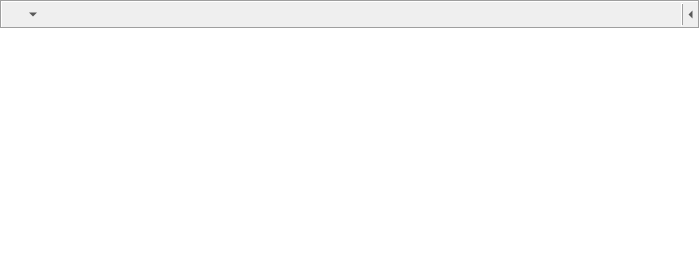
<?xml version="1.0" encoding="UTF-8"?>
<ui version="4.0">
 <class>MultiView</class>
 <widget class="QWidget" name="MultiView">
  <property name="geometry">
   <rect>
    <x>0</x>
    <y>0</y>
    <width>700</width>
    <height>264</height>
   </rect>
  </property>
  <property name="windowTitle">
   <string>Cats</string>
  </property>
  <layout class="QVBoxLayout" name="verticalLayout_2">
   <property name="spacing">
    <number>2</number>
   </property>
   <property name="leftMargin">
    <number>0</number>
   </property>
   <property name="topMargin">
    <number>0</number>
   </property>
   <property name="rightMargin">
    <number>0</number>
   </property>
   <property name="bottomMargin">
    <number>0</number>
   </property>
   <item>
    <widget class="QSplitter" name="splitter">
     <property name="styleSheet">
      <string notr="true">QSplitter::handle {
    background-color: qlineargradient(spread:pad, x1:0, y1:0, x2:1, y2:0, 
	stop:0 rgba(255, 255, 255, 0), 
	stop:0.5 rgba(200, 200, 200, 255), 
	stop:0.7 rgba(101, 104, 113, 235), 
	stop:0.9 rgba(255, 255, 255, 0));
}
</string>
     </property>
     <property name="orientation">
      <enum>Qt::Horizontal</enum>
     </property>
     <property name="handleWidth">
      <number>5</number>
     </property>
     <property name="childrenCollapsible">
      <bool>true</bool>
     </property>
     <widget class="QWidget" name="catBox" native="true">
      <layout class="QVBoxLayout" name="verticalLayout">
       <property name="spacing">
        <number>0</number>
       </property>
       <property name="leftMargin">
        <number>0</number>
       </property>
       <property name="topMargin">
        <number>0</number>
       </property>
       <property name="rightMargin">
        <number>0</number>
       </property>
       <property name="bottomMargin">
        <number>0</number>
       </property>
       <item>
        <widget class="QFrame" name="frame">
         <property name="frameShape">
          <enum>QFrame::Box</enum>
         </property>
         <property name="frameShadow">
          <enum>QFrame::Sunken</enum>
         </property>
         <layout class="QHBoxLayout" name="horizontalLayout_2">
          <property name="spacing">
           <number>0</number>
          </property>
          <property name="leftMargin">
           <number>1</number>
          </property>
          <property name="topMargin">
           <number>1</number>
          </property>
          <property name="rightMargin">
           <number>1</number>
          </property>
          <property name="bottomMargin">
           <number>1</number>
          </property>
          <item>
           <widget class="QToolButton" name="btnAddCat">
            <property name="toolTip">
             <string>Add ...</string>
            </property>
            <property name="icon">
             <iconset resource="resource.qrc">
              <normaloff>:/catView/cat.png</normaloff>:/catView/cat.png</iconset>
            </property>
            <property name="popupMode">
             <enum>QToolButton::MenuButtonPopup</enum>
            </property>
            <property name="autoRaise">
             <bool>true</bool>
            </property>
           </widget>
          </item>
          <item>
           <spacer name="horizontalSpacer">
            <property name="orientation">
             <enum>Qt::Horizontal</enum>
            </property>
            <property name="sizeHint" stdset="0">
             <size>
              <width>40</width>
              <height>20</height>
             </size>
            </property>
           </spacer>
          </item>
          <item>
           <widget class="QToolButton" name="btnGlobalSettings">
            <property name="icon">
             <iconset resource="resource.qrc">
              <normaloff>:/catView/widgets16.png</normaloff>:/catView/widgets16.png</iconset>
            </property>
            <property name="autoRaise">
             <bool>true</bool>
            </property>
           </widget>
          </item>
          <item>
           <widget class="Line" name="line">
            <property name="frameShadow">
             <enum>QFrame::Raised</enum>
            </property>
            <property name="orientation">
             <enum>Qt::Vertical</enum>
            </property>
           </widget>
          </item>
          <item>
           <widget class="QToolButton" name="btnLeft">
            <property name="iconSize">
             <size>
              <width>5</width>
              <height>16</height>
             </size>
            </property>
            <property name="autoRaise">
             <bool>true</bool>
            </property>
            <property name="arrowType">
             <enum>Qt::LeftArrow</enum>
            </property>
           </widget>
          </item>
         </layout>
        </widget>
       </item>
       <item>
        <widget class="QTreeView" name="treeView">
         <property name="sizePolicy">
          <sizepolicy hsizetype="Preferred" vsizetype="Expanding">
           <horstretch>0</horstretch>
           <verstretch>0</verstretch>
          </sizepolicy>
         </property>
         <property name="font">
          <font>
           <family>Microsoft Sans Serif</family>
           <pointsize>8</pointsize>
          </font>
         </property>
         <property name="contextMenuPolicy">
          <enum>Qt::CustomContextMenu</enum>
         </property>
         <property name="frameShape">
          <enum>QFrame::NoFrame</enum>
         </property>
         <property name="editTriggers">
          <set>QAbstractItemView::AnyKeyPressed|QAbstractItemView::DoubleClicked|QAbstractItemView::EditKeyPressed|QAbstractItemView::SelectedClicked</set>
         </property>
         <property name="dragEnabled">
          <bool>true</bool>
         </property>
         <property name="dragDropMode">
          <enum>QAbstractItemView::DragDrop</enum>
         </property>
         <property name="defaultDropAction">
          <enum>Qt::MoveAction</enum>
         </property>
         <property name="selectionBehavior">
          <enum>QAbstractItemView::SelectItems</enum>
         </property>
         <property name="textElideMode">
          <enum>Qt::ElideNone</enum>
         </property>
         <property name="indentation">
          <number>9</number>
         </property>
         <property name="animated">
          <bool>true</bool>
         </property>
         <property name="headerHidden">
          <bool>true</bool>
         </property>
        </widget>
       </item>
      </layout>
     </widget>
    </widget>
   </item>
  </layout>
 </widget>
 <resources>
  <include location="resource.qrc"/>
 </resources>
 <connections/>
</ui>
